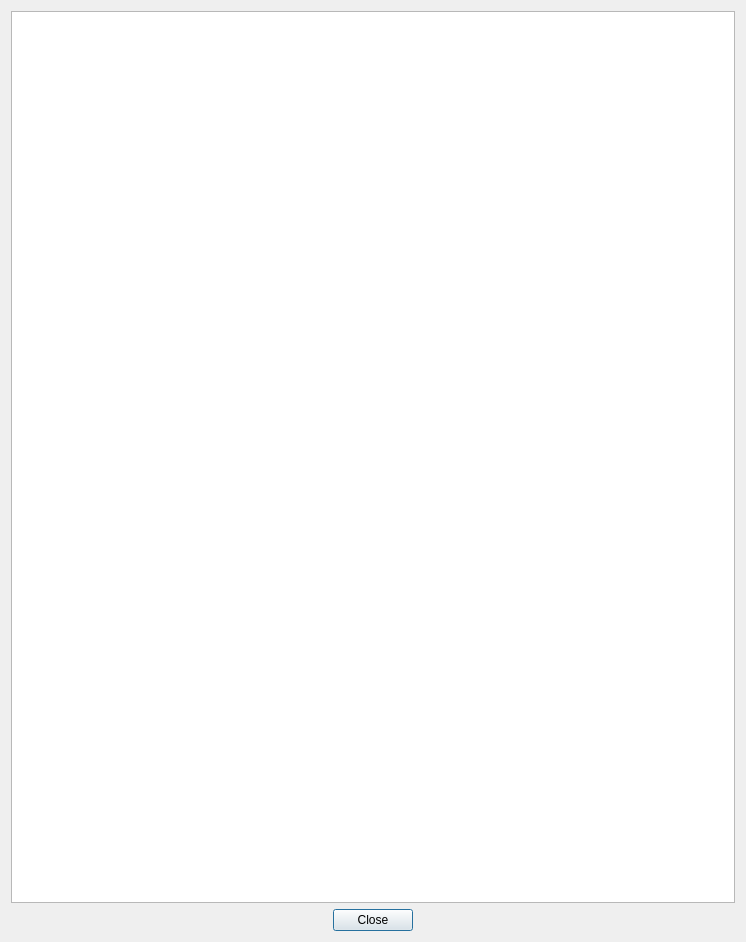
<?xml version="1.0" encoding="UTF-8"?>
<ui version="4.0">
 <class>dd::nixrar::AboutDialog</class>
 <widget class="QDialog" name="dd::nixrar::AboutDialog">
  <property name="geometry">
   <rect>
    <x>0</x>
    <y>0</y>
    <width>746</width>
    <height>942</height>
   </rect>
  </property>
  <property name="windowTitle">
   <string>About</string>
  </property>
  <property name="windowIcon">
   <iconset theme="QIcon::ThemeIcon::HelpAbout"/>
  </property>
  <layout class="QVBoxLayout" name="verticalLayout_2">
   <item>
    <layout class="QVBoxLayout" name="verticalLayout">
     <item>
      <widget class="QTextBrowser" name="aboutTextBrowser">
       <property name="acceptDrops">
        <bool>false</bool>
       </property>
       <property name="markdown">
        <string># NixRar 🗃️

**A Modern Cross-Platform Archive Manager**

- - -
## About NixRar

NixRar is a powerful, free, and open-source archive manager built with Qt and
libarchive. Designed as a modern alternative to traditional archive utilities,
NixRar provides an intuitive interface for managing compressed files across
Windows, macOS, and Linux platforms.

## Key Features

✨ **Multi-Format Support** \- Open and extract RAR, ZIP, TAR, GZIP, BZIP2, 7Z,
CAB, and many more archive formats

🖱️ **Drag &amp; Drop Interface** \- Effortlessly add files to archives by dragging
them into the application

🌍 **Cross-Platform** \- Native support for Windows, macOS, and Linux operating
systems

⚡ **Modern Qt Interface** \- Clean, responsive user interface built with
contemporary design principles

📊 **Progress Tracking** \- Visual feedback for extraction and compression
operations

🔐 **Secure Operations** \- Built-in integrity checking and secure file handling

## Technical Information

- **Framework**: Qt 6.x with modern C++20
- **Archive Engine**: Powered by libarchive for robust format support
- **Architecture**: Cross-platform native application
- **License**: MIT License - free for personal and commercial use

## Supported Archive Formats

**Full Support**: ZIP, TAR, GZIP, BZIP2

**Read Support**: RAR, 7Z, CAB, ARJ, LZH, ACE, UUE

**Additional**: Many other formats via libarchive

## Credits &amp; Acknowledgments

**Developed by**: NixRar Development Team

**Built with**: [Qt Framework](https://www.qt.io/) and 
[libarchive](https://libarchive.org/)

**Icons**: Various open-source icon collections

## Support &amp; Contributing

- **GitHub Repository**: 
  [github.com/demirom/NixRar](https://github.com/demirom/NixRar)
- **Report Issues**: Submit bug reports and feature requests on GitHub
- **Contributing**: Pull requests and contributions are welcome

- - -
**NixRar** \- Making archive management simple, fast, and free for everyone!

*Version 1.0 - Built with ❤️ for the open-source community*

</string>
       </property>
       <property name="source">
        <url>
         <string>qrc:/Text/ABOUT.md</string>
        </url>
       </property>
      </widget>
     </item>
    </layout>
   </item>
   <item>
    <layout class="QHBoxLayout" name="horizontalLayout">
     <item>
      <spacer name="horizontalSpacer">
       <property name="orientation">
        <enum>Qt::Orientation::Horizontal</enum>
       </property>
       <property name="sizeHint" stdset="0">
        <size>
         <width>40</width>
         <height>20</height>
        </size>
       </property>
      </spacer>
     </item>
     <item>
      <widget class="QPushButton" name="closeButton">
       <property name="text">
        <string>Close</string>
       </property>
      </widget>
     </item>
     <item>
      <spacer name="horizontalSpacer_2">
       <property name="orientation">
        <enum>Qt::Orientation::Horizontal</enum>
       </property>
       <property name="sizeHint" stdset="0">
        <size>
         <width>40</width>
         <height>20</height>
        </size>
       </property>
      </spacer>
     </item>
    </layout>
   </item>
  </layout>
 </widget>
 <resources>
  <include location="NixRar.qrc"/>
 </resources>
 <connections/>
</ui>
